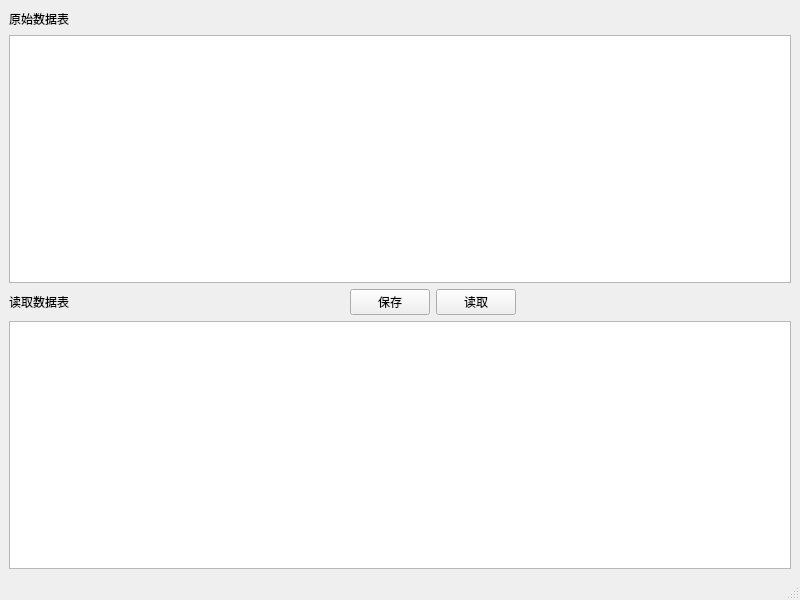
<?xml version="1.0" encoding="UTF-8"?>
<ui version="4.0">
 <class>MainWindow</class>
 <widget class="QMainWindow" name="MainWindow">
  <property name="geometry">
   <rect>
    <x>0</x>
    <y>0</y>
    <width>800</width>
    <height>600</height>
   </rect>
  </property>
  <property name="windowTitle">
   <string>MainWindow</string>
  </property>
  <widget class="QWidget" name="centralwidget">
   <layout class="QVBoxLayout" name="verticalLayout">
    <item>
     <layout class="QHBoxLayout" name="horizontalLayout">
      <item>
       <widget class="QLabel" name="label">
        <property name="text">
         <string>原始数据表</string>
        </property>
       </widget>
      </item>
      <item>
       <spacer name="horizontalSpacer_2">
        <property name="orientation">
         <enum>Qt::Horizontal</enum>
        </property>
        <property name="sizeHint" stdset="0">
         <size>
          <width>40</width>
          <height>20</height>
         </size>
        </property>
       </spacer>
      </item>
     </layout>
    </item>
    <item>
     <widget class="QTableView" name="tableView_Save"/>
    </item>
    <item>
     <layout class="QHBoxLayout" name="horizontalLayout_2">
      <item>
       <widget class="QLabel" name="label_2">
        <property name="text">
         <string>读取数据表</string>
        </property>
       </widget>
      </item>
      <item>
       <spacer name="horizontalSpacer_3">
        <property name="orientation">
         <enum>Qt::Horizontal</enum>
        </property>
        <property name="sizeHint" stdset="0">
         <size>
          <width>40</width>
          <height>20</height>
         </size>
        </property>
       </spacer>
      </item>
      <item>
       <widget class="QPushButton" name="btnSave">
        <property name="text">
         <string>保存</string>
        </property>
       </widget>
      </item>
      <item>
       <widget class="QPushButton" name="btnLoad">
        <property name="text">
         <string>读取</string>
        </property>
       </widget>
      </item>
      <item>
       <spacer name="horizontalSpacer">
        <property name="orientation">
         <enum>Qt::Horizontal</enum>
        </property>
        <property name="sizeHint" stdset="0">
         <size>
          <width>40</width>
          <height>20</height>
         </size>
        </property>
       </spacer>
      </item>
     </layout>
    </item>
    <item>
     <widget class="QTableView" name="tableView_Read"/>
    </item>
   </layout>
  </widget>
  <widget class="QMenuBar" name="menubar">
   <property name="geometry">
    <rect>
     <x>0</x>
     <y>0</y>
     <width>800</width>
     <height>21</height>
    </rect>
   </property>
  </widget>
  <widget class="QStatusBar" name="statusbar"/>
 </widget>
 <resources/>
 <connections/>
</ui>
